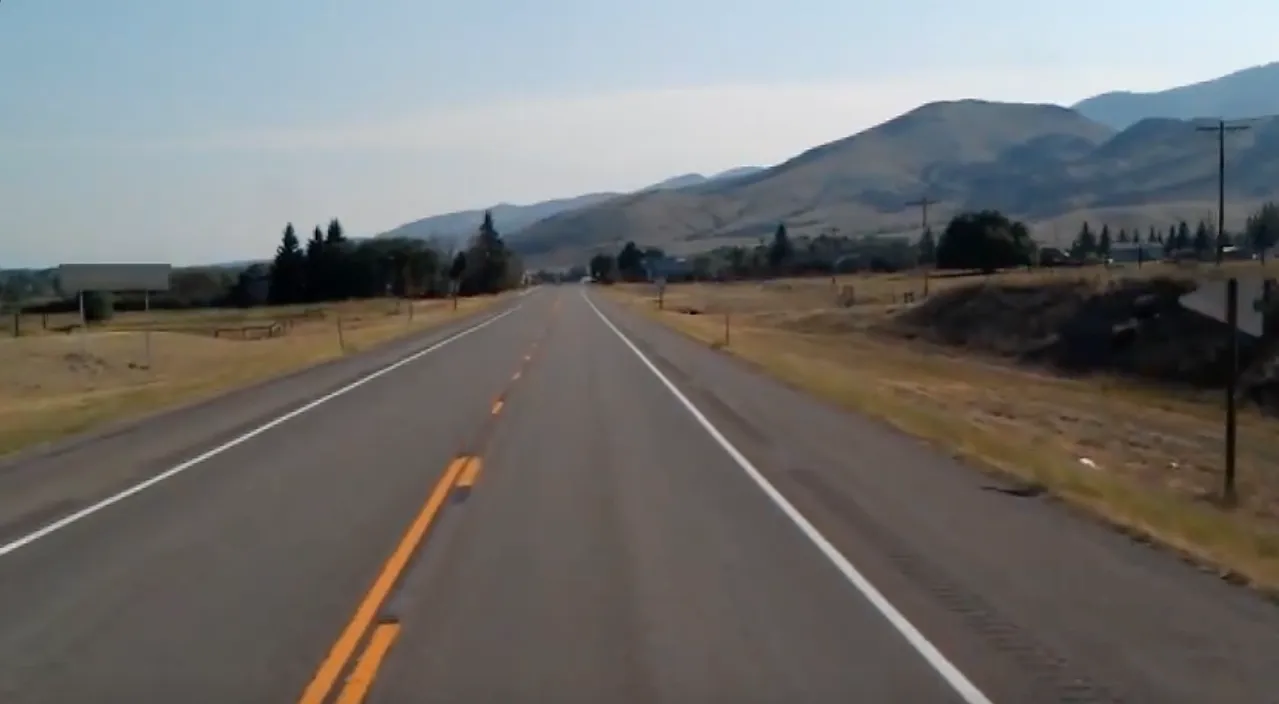
#> input picture projects/road-lane-detection/road_lane_sample.png, 1279 x 704 px
$ jupyter execute road_lane_detection.ipynb
#> lines starting #> are read from the running program, lines starting #| are printed output that depends on the picture; after the words box and inside, x2 and y2 are one past the last pixel; in counts of white or black regions, pixels touching at a corner belong together
[cell 1]
import cv2
import numpy as np
import matplotlib.pyplot as plt

[cell 2]
def roi(img, vertices):
    mask = np.zeros_like(img)
    mask = cv2.fillPoly(mask, vertices, 255)
    mask = cv2.bitwise_and(img, mask)

    return mask

def draw_line(img, lines):
    img = np.copy(img)
    blank_img = np.zeros(img.shape, dtype=np.uint8)

    for line in lines:
        for x1, y1, x2, y2 in line:
            cv2.line(blank_img, (x1, y1), (x2, y2), (0, 255, 0), thickness=5)
            img = cv2.addWeighted(img, 1, blank_img, 1, 0, 0)

    return img

[cell 3]
img = cv2.imread("road_lane_sample.png")
#> img is the input picture: shape (704, 1279, 3); mean B, G, R 109.7, 111.4, 112.3
img = cv2.cvtColor(img, cv2.COLOR_BGR2RGB)

plt.imshow(img)

[cell 4]
gray = cv2.cvtColor(img, cv2.COLOR_RGB2GRAY)
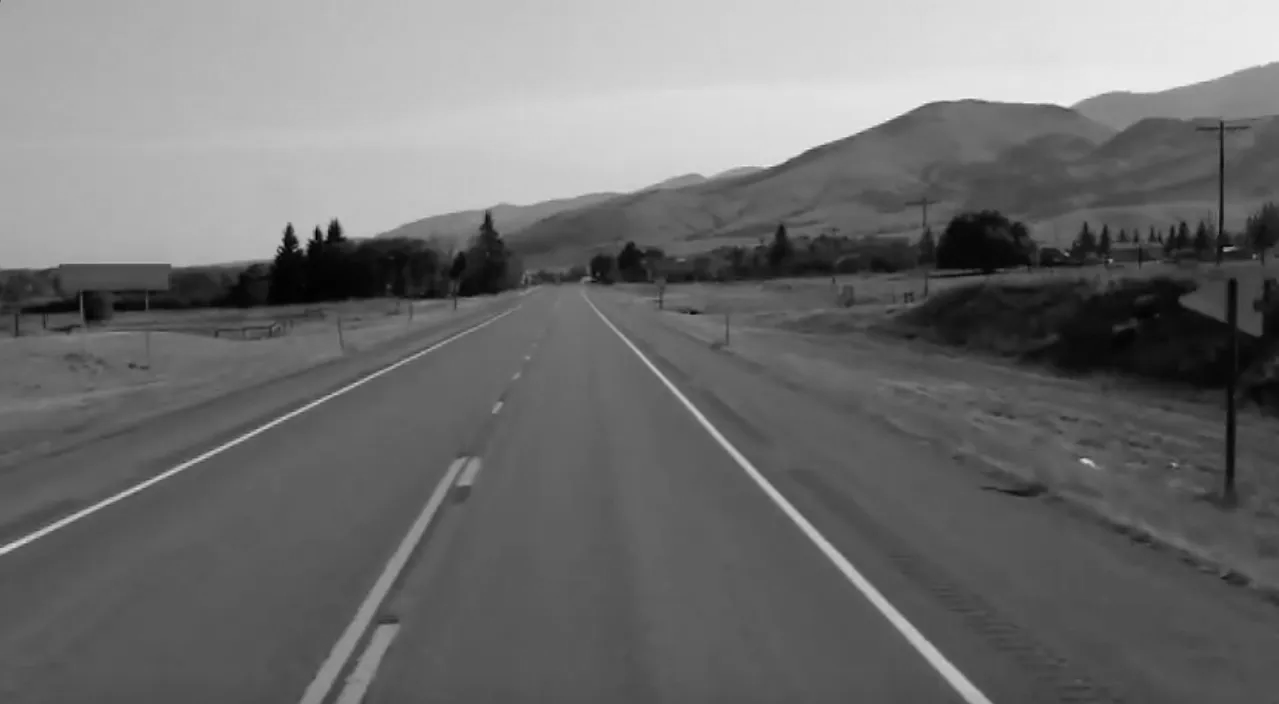
#> gray: shape (704, 1279); min 0, max 251, mean 111.5
canny = cv2.Canny(gray, 100, 200)
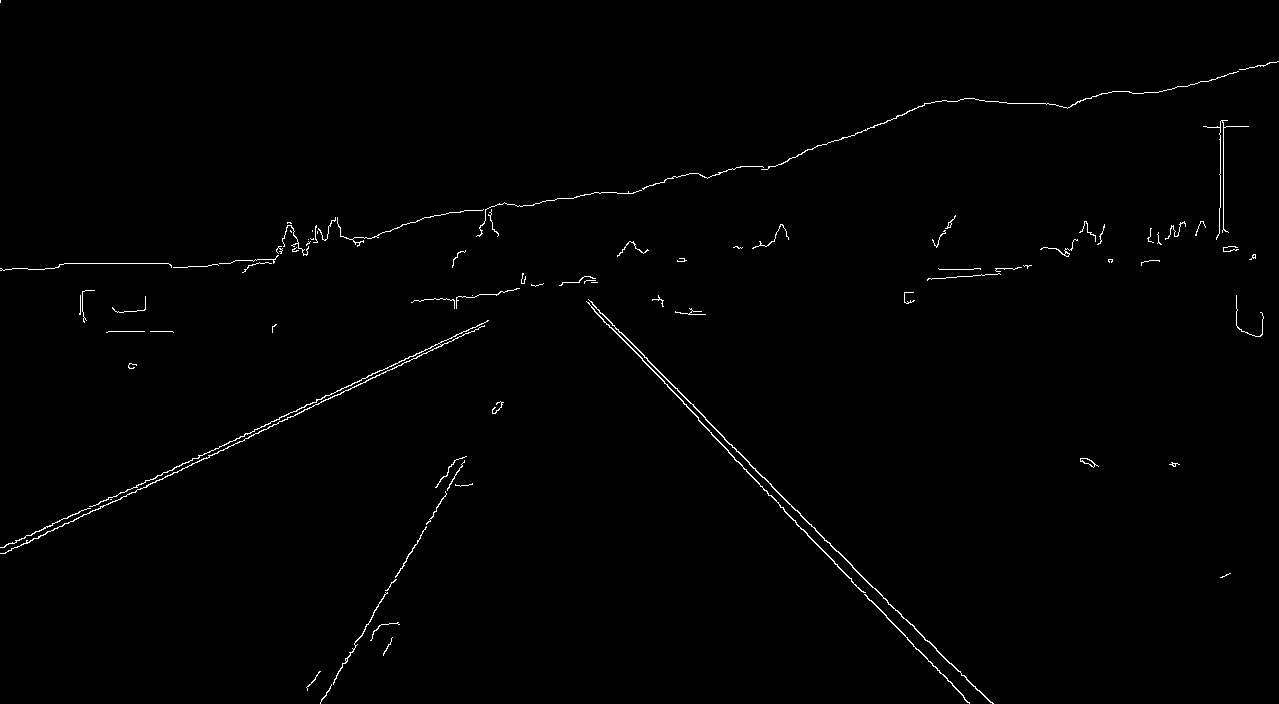
#> canny: shape (704, 1279); 0.79% white in thin lines or dots

[cell 5]
plt.imshow(canny)

[cell 6]
h, w, _ = img.shape
#> h = 704; w = 1279
region_of_interest_coor = [(0, h),
                           (0, 400),
                           (w//2, h//2),
                           (w, h)]
points = np.array([region_of_interest_coor])
cropped = roi(canny, points)
#> in roi, `mask = cv2.bitwise_and(img, mask)`:
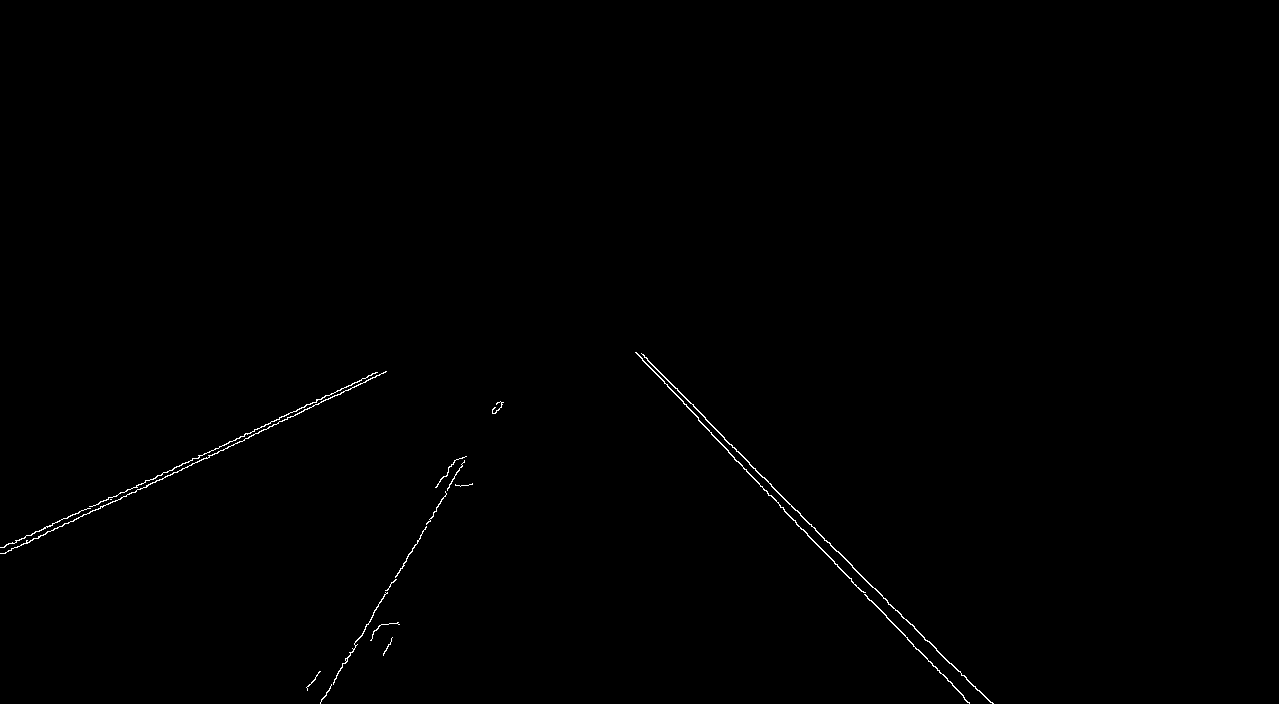
#> mask: shape (704, 1279); 0.34% white in thin lines or dots, all inside (x1, y1, x2, y2) = (0, 352, 994, 704)
plt.imshow(cropped)

[cell 7]
lines = cv2.HoughLinesP(cropped, rho=2, theta=np.pi/180, threshold=180,
                        lines=np.array([]), minLineLength=20, maxLineGap=50)
#> lines = [[644, 357, 977, 690], [711, 434, 963, 695], [111, 499, 325, 395], [320, 703, 446, 493], [0, 553, 287, 419], [0, 547, 377, 372], [173, 472, 375, 377], [724, 439, 925, 640], [4, 547, 357, 382]]
lines
#> Out has the same summary as lines

[cell 8]
output_img = draw_line(img, lines)
#> the loop in draw_line, `for line in lines:` made 9 passes
#> after the loop in draw_line, `for line in lines:`:
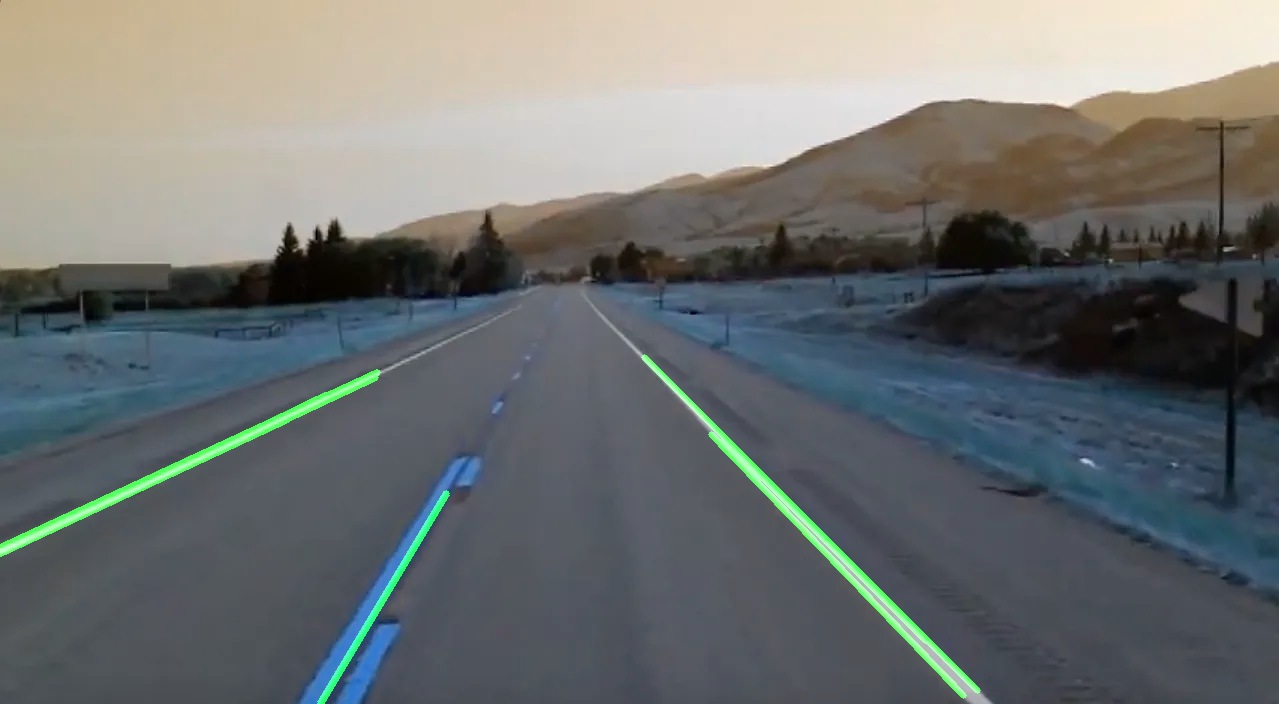
#> img: shape (704, 1279, 3); mean of channels 0, 1, 2 112.3, 113.3, 109.7; drawn as B, G, R
